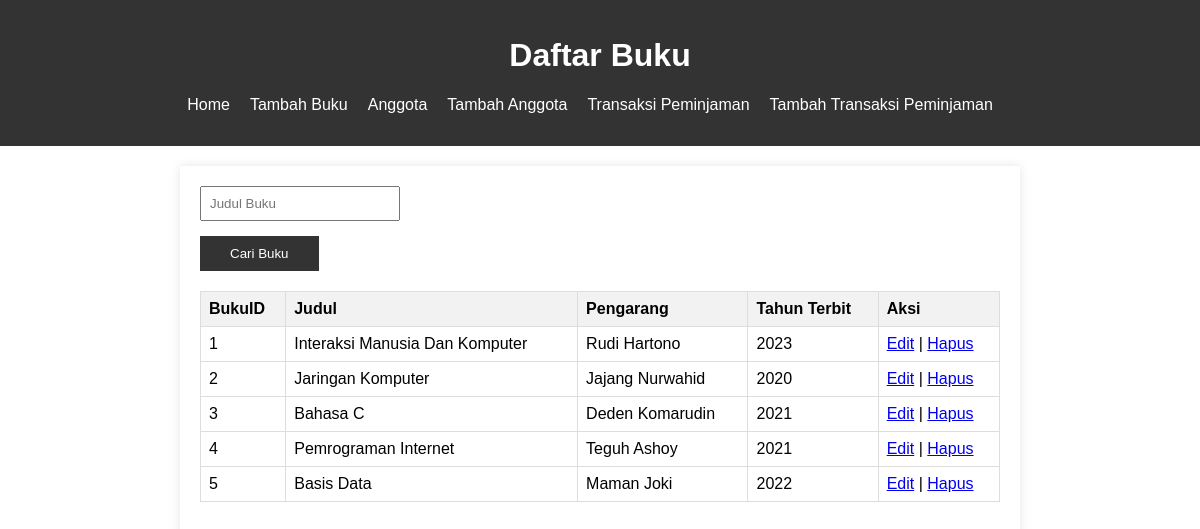
/prak/index.php, run on the app's committed database.
### tables this page shows
CREATE TABLE `buku` (
  `BukuID` int(11) NOT NULL,
  `Judul` varchar(255) NOT NULL,
  `Pengarang` varchar(255) DEFAULT NULL,
  `TahunTerbit` int(11) DEFAULT NULL
);

### prak/index.php (the view, shortened to what this page needs)
<!DOCTYPE html>
<html lang="en">
<head>
    <link rel="stylesheet" href="style.css">
</head>
<body>
    <header>
        <h1>Daftar Buku</h1>
        <nav>
            <ul>
                <li><a href="index.php">Home</a></li>
                <li><a href="tambah.php">Tambah Buku</a></li>
                <li><a href="anggota.php"> Anggota</a></li>
                <li><a href="tambah_anggota.php">Tambah Anggota</a></li>
                <li><a href="transaksi.php">Transaksi Peminjaman</a></li>
                <li><a href="tambah_transaksi.php">Tambah Transaksi Peminjaman</a></li>
            </ul>
        </nav>
    </header>
    <section>
        <form action="index.php" method="GET" class="search-form">
            <div class="search-container">
                <input type="text" id="search" name="search" placeholder="Judul Buku" value="<?php echo isset($_GET['search']) ? $_GET['search'] : ''; ?>">
            </div>
            <button type="submit">Cari Buku</button>
        </form>
        <table class="responsive-table">
            <tr>
                <th>BukuID</th>
                <th>Judul</th>
                <th>Pengarang</th>
                <th>Tahun Terbit</th>
                <th>Aksi</th>
            </tr>
            <?php
            include('koneksi.php');
            $search = isset($_GET['search']) ? $_GET['search'] : '';
            $query = "SELECT * FROM Buku WHERE Judul LIKE '%$search%'";
            $result = mysqli_query($koneksi, $query);
            while ($row = mysqli_fetch_assoc($result)) {
                echo "<tr>";
                echo "<td>" . $row['BukuID'] . "</td>";
                echo "<td>" . $row['Judul'] . "</td>";
                echo "<td>" . $row['Pengarang'] . "</td>";
                echo "<td>" . $row['TahunTerbit'] . "</td>";
                echo "<td>";
                echo "<a href='edit.php?id=" . $row['BukuID'] . "'>Edit</a>
| ";
                echo "<a href='#' onclick='hapusBuku(" . $row['BukuID'] .
                    ")'>Hapus</a>";
                echo "</td>";
                echo "</tr>";
            }
            ?>
        </table>
    </section>
</body>
</html>

### prak/style.css (style rules this page uses)
body { font-family: Arial, sans-serif; margin: 0; padding: 0; }
header { background-color: #333; color: #fff; text-align: center; padding: 1em 0; }
nav ul { list-style-type: none; padding: 0; display: flex; justify-content: center; }
nav li { margin-right: 20px; }
nav a { text-decoration: none; color: #fff; }
section { max-width: 800px; margin: 20px auto; padding: 20px; box-shadow: 0 0 10px rgba(0, 0, 0, 0.1); }
.search-form { margin-bottom: 20px; }
table { width: 100%; border-collapse: collapse; margin-bottom: 20px; }
th, td { border: 1px solid #ddd; padding: 8px; text-align: left; }
th { background-color: #f2f2f2; }
.responsive-table { overflow-x: auto; }
input { width: 100%; padding: 8px; box-sizing: border-box; }
button { background-color: #333; color: #fff; padding: 10px 30px; border: none; cursor: pointer; }
.search-container { display: flex; margin-bottom: 15px; }
input, select { width: 200px; padding: 8px; box-sizing: border-box; }

### data on the page
buku: BukuID "1", Judul "Interaksi Manusia Dan Komputer", Pengarang "Rudi Hartono", TahunTerbit "2023"
buku: BukuID "2", Judul "Jaringan Komputer", Pengarang "Jajang Nurwahid", TahunTerbit "2020"
buku: BukuID "3", Judul "Bahasa C", Pengarang "Deden Komarudin", TahunTerbit "2021"
buku: BukuID "4", Judul "Pemrograman Internet", Pengarang "Teguh Ashoy", TahunTerbit "2021"
buku: BukuID "5", Judul "Basis Data", Pengarang "Maman Joki", TahunTerbit "2022"
